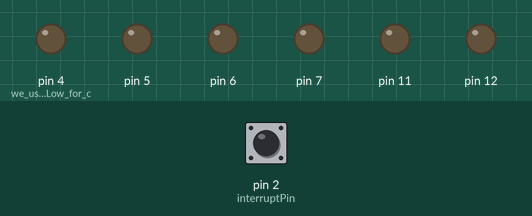
Bench run of a sketch on a simulated Arduino Uno, built with avr-gcc and run on an emulated ATmega328P. Shown: output pins drawn as LEDs (lit = HIGH). The test bench sets the inputs (shaded band); at power-on: pin 2 (interruptPin) HIGH.

Above: at 1.2 s.
1.3 s: pin 2 (interruptPin) pulled LOW for 1 s
At 2.9 s:
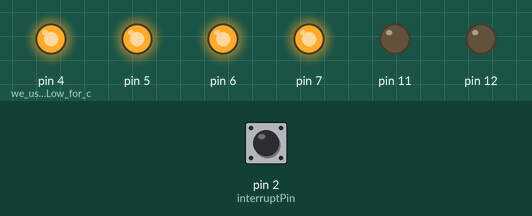
5.3 s: pin 2 (interruptPin) pulled LOW for 3.2 s
At 11.4 s:
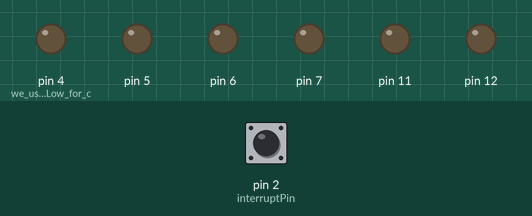
Timing chart, 0 to 12.9 s (numbered marks = the images above; inputs shaded):
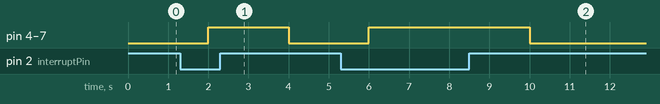

Measured:
- after the input at 1.3 s, pin 4 (we_use_High_and_Low_for_c), pin 5–7: LOW → HIGH after 0.70 s, → LOW 2.0 s later
- after the input at 5.3 s, pin 4 (we_use_High_and_Low_for_c), pin 5–7: LOW → HIGH after 0.70 s, → LOW 4.0 s later

The sketch:

interrupt_test.ino
```cpp
const byte interruptPin = 2;  // input pin that the interruption will be attached to
volatile byte state = LOW;  // variable that will be updated in the ISR

void setup() {
  pinMode(interruptPin, INPUT_PULLUP);
  pinMode(4, OUTPUT); //we use High and Low for common cathod
  pinMode(5, OUTPUT);
  pinMode(6, OUTPUT);
  pinMode(7, OUTPUT);

  attachInterrupt(digitalPinToInterrupt(interruptPin), blink, CHANGE);
  pinMode(11, OUTPUT);
  pinMode(12, INPUT);
  digitalWrite(11, LOW);
  digitalWrite(12, LOW);
}

void loop() {
  digitalWrite(4, state);
  digitalWrite(5, state);
  digitalWrite(6, state);
  digitalWrite(7, state);
  Serial.println(state);

  pinMode(12, OUTPUT);
  delay(1000);
  pinMode(12, INPUT);
  delay(1000);

}

void blink() {
  pinMode(11, OUTPUT);
  state = !state;
}
```
